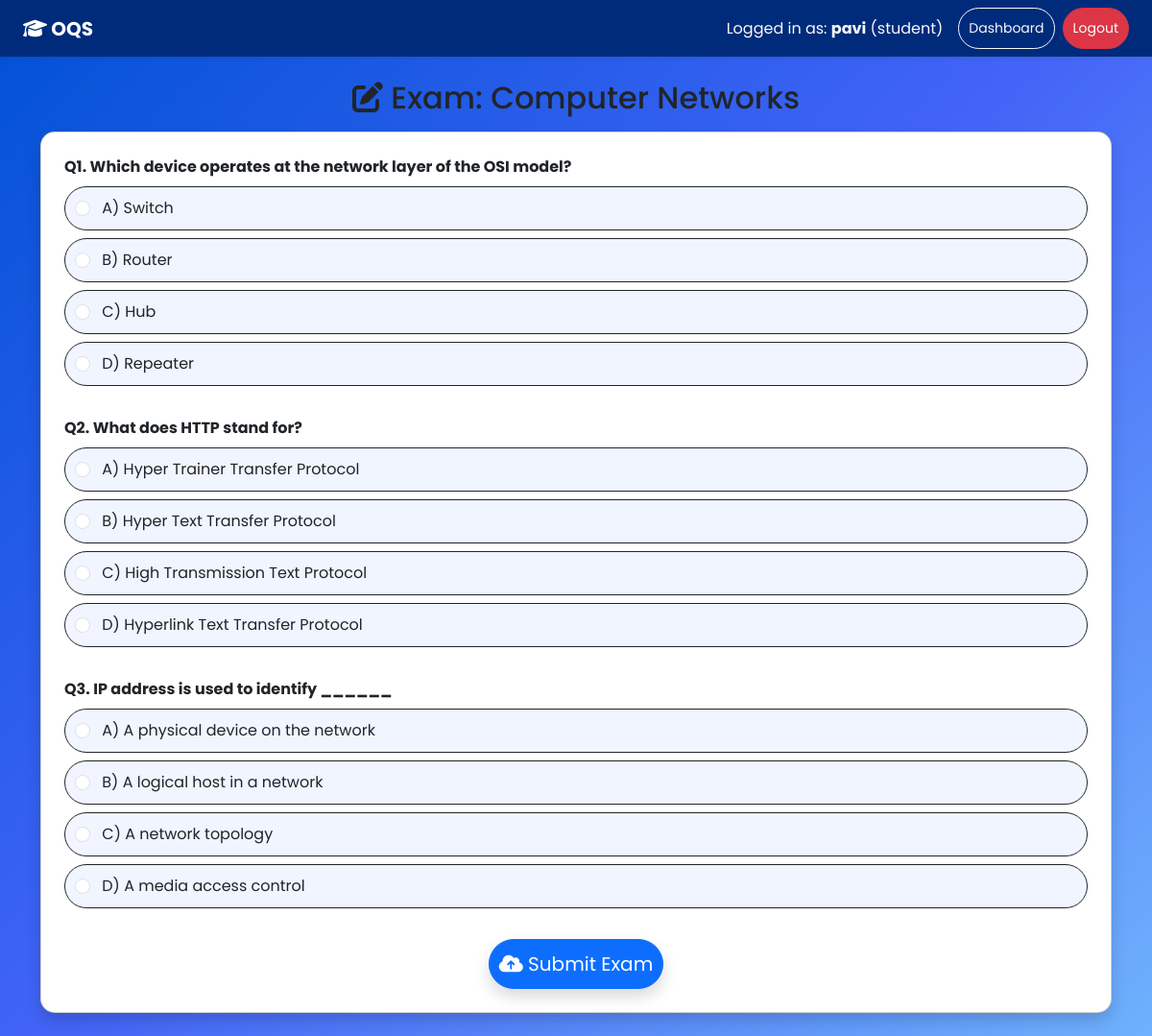
Screenshot of /exam/1 (signed in) with the database file from the repository.
### app.py (models this page shows, shortened)
class User(db.Model, UserMixin):
    id = db.Column(db.Integer, primary_key=True)
    username = db.Column(db.String(80), unique=True, nullable=False)
    password_hash = db.Column(db.String(128), nullable=False)
    role = db.Column(db.String(20), nullable=False)  # 'admin', 'teacher', 'student'
    is_approved = db.Column(db.Boolean, default=True)  # teachers need approval

class Course(db.Model):
    id = db.Column(db.Integer, primary_key=True)
    name = db.Column(db.String(120), nullable=False)
    description = db.Column(db.Text, nullable=True)
    created_by_id = db.Column(db.Integer, db.ForeignKey('user.id'))
    created_by = db.relationship('User', backref='courses')

class Question(db.Model):
    id = db.Column(db.Integer, primary_key=True)
    course_id = db.Column(db.Integer, db.ForeignKey('course.id'), nullable=False)
    question_text = db.Column(db.Text, nullable=False)
    option_a = db.Column(db.String(200), nullable=False)
    option_b = db.Column(db.String(200), nullable=False)
    option_c = db.Column(db.String(200), nullable=False)
    option_d = db.Column(db.String(200), nullable=False)
    correct_option = db.Column(db.String(1), nullable=False)  # 'A','B','C','D'
    marks = db.Column(db.Integer, default=1)
    course = db.relationship('Course', backref='questions')

### app.py (the view, shortened to what this page needs)
@app.route('/exam/<int:course_id>', methods=['GET', 'POST'])
@login_required
def exam(course_id):
    if not is_student():
        flash('Access denied', 'danger')
        return redirect(url_for('home'))
    course = Course.query.get_or_404(course_id)
    questions = Question.query.filter_by(course_id=course_id).all()
    return render_template('exam.html', course=course, questions=questions)

### app.py (called while the page is built)
@login_manager.user_loader
def load_user(user_id):
    return User.query.get(int(user_id))

def is_student():
    return current_user.is_authenticated and current_user.role == 'student'

### templates/exam.html
{% extends 'base.html' %} {% block content %}
<h2 class="mb-3 text-center">
  <i class="fa-solid fa-pen-to-square"></i> Exam: {{ course.name }}
</h2>
<div class="card shadow p-4">
  <form method="POST">
    {% for q in questions %}
    <div class="mb-4">
      <strong>Q{{ loop.index }}. {{ q.question_text }}</strong>
      <div class="mt-2">
        <label class="btn btn-outline-dark w-100 text-start mb-2">
          <input
            type="radio"
            class="form-check-input me-2"
            name="q_{{ q.id }}"
            value="A"
          />
          A) {{ q.option_a }}
        </label>
        <label class="btn btn-outline-dark w-100 text-start mb-2">
          <input
            type="radio"
            class="form-check-input me-2"
            name="q_{{ q.id }}"
            value="B"
          />
          B) {{ q.option_b }}
        </label>
        <label class="btn btn-outline-dark w-100 text-start mb-2">
          <input
            type="radio"
            class="form-check-input me-2"
            name="q_{{ q.id }}"
            value="C"
          />
          C) {{ q.option_c }}
        </label>
        <label class="btn btn-outline-dark w-100 text-start mb-2">
          <input
            type="radio"
            class="form-check-input me-2"
            name="q_{{ q.id }}"
            value="D"
          />
          D) {{ q.option_d }}
        </label>
      </div>
    </div>
    {% else %}
    <p class="text-danger text-center">No questions in this exam yet.</p>
    {% endfor %} {% if questions %}
    <div class="text-center">
      <button type="submit" class="btn btn-primary btn-lg px-5 shadow">
        <i class="fa-solid fa-cloud-upload"></i> Submit Exam
      </button>
    </div>
    {% endif %}
  </form>
</div>
{% endblock %}

### templates/base.html (shortened to what this page needs)
<!DOCTYPE html>
<html lang="en">
  <head>
    <link
      rel="stylesheet"
      href="https://cdn.jsdelivr.net/npm/bootstrap@5.3.2/dist/css/bootstrap.min.css"
    />
    <link
      rel="stylesheet"
      href="https://cdnjs.cloudflare.com/ajax/libs/font-awesome/6.5.0/css/all.min.css"
    />
    <link
      rel="stylesheet"
      href="{{ url_for('static', filename='style.css') }}"
    />
  </head>
  <body class="bg-blue-theme">
    <nav class="navbar navbar-expand-lg navbar-dark shadow-sm">
      <div class="container-fluid px-4">
        <a class="navbar-brand fw-bold" href="{{ url_for('home') }}">
          <i class="fa-solid fa-graduation-cap"></i> OQS
        </a>
        <div class="justify-content-end collapse navbar-collapse">
          {% if current_user.is_authenticated %}
          <span class="text-light me-3">
            Logged in as: <strong>{{ current_user.username }}</strong> ({{
            current_user.role }})
          </span>
          <a
            href="{{ url_for('home') }}"
            class="btn btn-outline-light btn-sm me-2"
            >Dashboard</a
          >
          <a href="{{ url_for('logout') }}" class="btn btn-danger btn-sm"
            >Logout</a
          >
          {% endif %}
        </div>
      </div>
    </nav>
    <div class="container py-4">
       {% block content %}{% endblock %}
    </div>
  </body>
</html>

### static/style.css (style rules this page uses)
body.bg-blue-theme { background: linear-gradient(135deg, #0052d4, #4364f7, #6fb1fc); min-height: 100vh; font-family: "Poppins", sans-serif; }
.navbar { background: #002b7a !important; }
.card { background: #ffffff; border-radius: 15px; }
.btn { border-radius: 30px !important; padding: 10px !important; }
label.btn-outline-dark { border-radius: 12px; background: #f0f5ff; transition: 0.25s; }

### rows the page displays
User: username "pavi", role "student"
Course: name "Computer Networks"
Question: question_text "Which device operates at the network layer of the OSI model?", option_a "Switch", option_b "Router", option_c "Hub", option_d "Repeater"
Question: question_text "What does HTTP stand for?", option_a "Hyper Trainer Transfer Protocol", option_b "Hyper Text Transfer Protocol", option_c "High Transmission Text Protocol", option_d "Hyperlink Text Transfer Protocol"
Question: question_text "IP address is used to identify ______", option_a "A physical device on the network", option_b "A logical host in a network", option_c "A network topology", option_d "A media access control"
